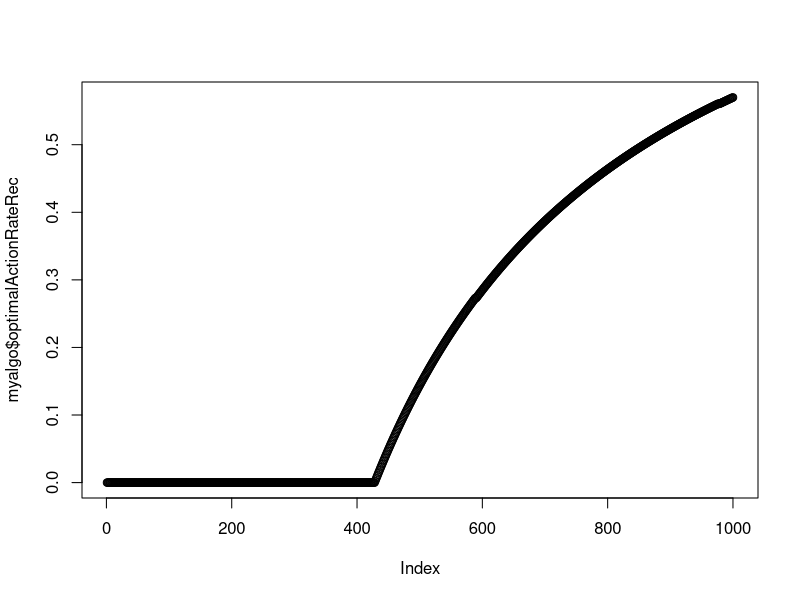

Write R code to recreate this figure. (Note: a time limit stopped this script after it produced the figure.)
# k-armed bandit problem: testbed
# Ko Byeongmin
# Jan 25 2021

## functions

### generating testbed for each run

bdtProbGen <- function(steps, k, silent = T) {
  trueval <- rnorm(k, mean = 0, sd = 1) # true value of each actions
  reward <- matrix(nrow=steps, ncol=k) # matrix storing all rewards
  for (i in 1:k) {
    reward[,i] = rnorm(n = steps, mean = trueval[i], sd = 1)
  }
  if (silent == T) {
    
  } else {
    print("The true values of each actions are")
    print(trueval)
  }
  return(list("rewards" = reward, "truevals" = trueval))
}

### takes an action and reports the corresponding reward

bandit <- function(reward, time, action) {
  return(reward[time, action])
}

### breaking ties at random
#### author: Brian Ripley
#### source: https://cran.r-project.org/web/packages/nnet/index.html

which.is.max <- function(x)
{
  y <- seq_along(x)[x == max(x)]
  if(length(y) > 1L) sample(y, 1L) else y
}

### Obtaining mode
#### source: https://www.tutorialspoint.com/r/r_mean_median_mode.htm
getmode <- function(v) {
  uniqv <- unique(v)
  uniqv[which.max(tabulate(match(v, uniqv)))]
}

### bandit algorithm

algo.bandit = function(steps, k, epsilon, silent = F) {
  Prob = bdtProbGen(steps = steps, k = k)
  Q <- rep(0, k) # initializing
  N <- rep(0, k) # initializing
  Result = 0 # initializing
  ChosenAction = rep(0, steps)
  OptimalCount = 0
  FollowingReward = rep(0, steps)
  OptimalActionRate = rep(0, steps) # mark!
  for (i in 1:steps) {
    coin <- rbinom(n = 1, size = 1, prob = epsilon)
      if (coin == 1) { # takes random action w/ prob epsilon
        A <- sample(1:k, size = 1)
        } else {
        A <- which.is.max(Q)
      }
    ChosenAction[i] = A # records the action chosen
    if (ChosenAction[i] == which.max(Prob$truevals)) {
      OptimalCount = OptimalCount + 1
    } else {
      OptimalCount = OptimalCount + 0
    }
    OptimalActionRate[i] = OptimalCount / i 
    FollowingReward[i] = bandit(reward = Prob$rewards, time = i, action = A)
    R <- FollowingReward[i] 
    N[A] <- N[A] + 1
    Q[A] <- Q[A] + (1/N[A]) * (R - Q[A])
    Result = Result + R
  }
  if (silent == F) {
    print("Your score is")
    print(Result)
    print("The true values of each actions are")
    print(Prob$trueval)
    print("The most frequently chosen action is")
    print(getmode(ChosenAction))
    print("The optimal action was")
    print(which.max(Prob$trueval))
    print("The proportion of optimal selection was")
    print(N[which.max(Prob$trueval)]/steps)
  } else {}
  return(
    list("cumulativeReward"= Result,
         "chosenAction" = ChosenAction,
         "followingReward" = FollowingReward,
         "optimalActionRateRec" = OptimalActionRate,
         "optimalActionRate" = OptimalActionRate[steps]
#         "optimalActionRate" = N[which.max(Prob$trueval)]/steps
         )
    )
}

## example of a run

myalgo <- algo.bandit(steps = 1000, k = 10, epsilon = 0.01, silent = F)
myalgo$optimalActionRate
plot(myalgo$optimalActionRateRec)

## 2000 runs

### parameters

num.k <- 10 # number of actions (bandits)
# num.epsilon <- 0.01 # chance of taking a random action
num.steps <- 2000 
dormammu <- 2000 # the number of runs 

### initializing record of performance

RewardComparison <- data.frame(matrix(data = 0, nrow = num.steps, ncol = 3))
colnames(RewardComparison) <- c("0.1", "0.01", "greedy")

OptimalActionRateComparison <- data.frame(matrix(data = 0, nrow = num.steps, ncol = 3))
colnames(OptimalActionRateComparison)<- c("0.1", "0.01", "greedy")

### beginning run (takes a while)

for (i in 1:dormammu) {
  algo1 <- algo.bandit(steps = num.steps, k = num.k, epsilon = 0.1, silent = T)
  algo2 <- algo.bandit(steps = num.steps, k = num.k, epsilon = 0.01, silent = T)
  algo3 <- algo.bandit(steps = num.steps, k = num.k, epsilon = 0, silent = T)
  
  RewardComparison[, 1] = RewardComparison[, 1] + algo1$followingReward
  RewardComparison[, 2] = RewardComparison[, 2] + algo2$followingReward 
  RewardComparison[, 3] = RewardComparison[, 3] + algo3$followingReward 
  
  OptimalActionRateComparison[, 1] = OptimalActionRateComparison[, 1] + algo1$optimalActionRateRec
  OptimalActionRateComparison[, 2] = OptimalActionRateComparison[, 2] + algo2$optimalActionRateRec
  OptimalActionRateComparison[, 3] = OptimalActionRateComparison[, 3] + algo3$optimalActionRateRec
}

### computing average performance

RewardComparison = RewardComparison / dormammu
OptimalActionRateComparison = OptimalActionRateComparison / dormammu

### plotting

plot(1:num.steps, RewardComparison$`0.1`, type = "l", ylim = c(0, 2),
     xlab = "Steps", ylab = "Average Reward", las = 1,
     main = "Average Reward on each step")
lines(RewardComparison$`0.01`, col = "blue")
lines(RewardComparison$greedy, col = "red")
legend("bottomright", legend = c("e=0.1", "e=0.01", "e=0 (greedy)"),
       col = c("black", "blue", "red"), lty=1, cex = 0.8)


plot(1:num.steps, OptimalActionRateComparison$`0.1`, type = "l",
     xlab = "Steps", ylab = "Proportion of optimal action", las = 1,
     main = "Proportion of optimal action on each step")
lines(OptimalActionRateComparison$`0.01`, col = "blue")
lines(OptimalActionRateComparison$greedy, col = "red")
legend("bottomright", legend = c("e=0.1", "e=0.01", "e=0 (greedy)"),
       col = c("black", "blue", "red"), lty=1, cex = 0.8)
